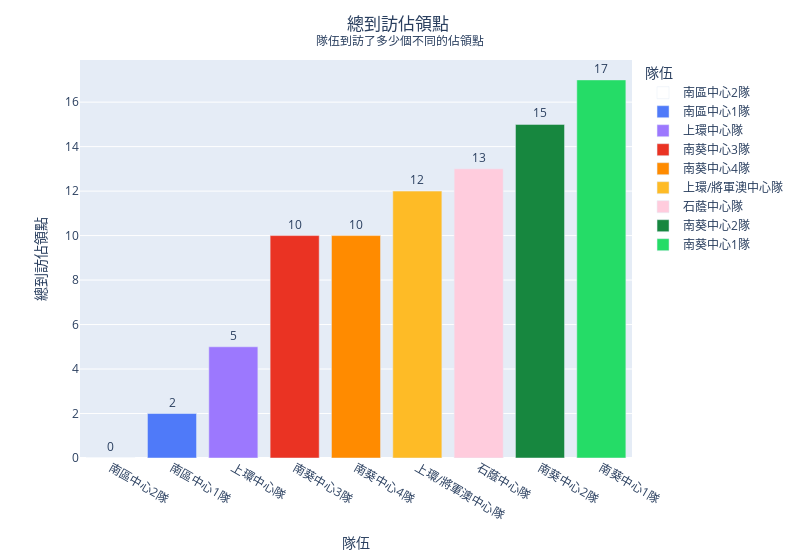

The notebook cell saved with this chart:
### Code cell
fig = px.bar(
    users_df.sort('total_captured_unique'), 
    x='name', 
    y='total_captured_unique', 
    hover_data=['name', 'score', 'total_captured', 'duration', 'final_level', 'total_captured', 'total_captured_unique'], 
    labels={
        'name': "隊伍",
        'score': "分數",
        'score_offset': "分數",
        'total_captured': "總佔領次數",
        'final_level': "最終等級",
        'duration': "佔領時長",
        'total_captured': "總佔領次數",
        'total_captured_unique': "總到訪佔領點"
    }, 
    color='name', 
    color_discrete_map=color_discrete_map, 
    text_auto='.0f',
    width=800,
)

fig.update_traces(textfont_size=12, textangle=0, textposition="outside", cliponaxis=False)
fig.update_layout(title_text='總到訪佔領點 <br><sup>隊伍到訪了多少個不同的佔領點</sup>', title_x=0.5)

fig.show()

### Figure 1 — Plotly figure (JSON) as saved in the notebook; plotly's stock layout.template omitted (floating-point values rounded to 4 significant figures)
{"data": [{"alignmentgroup": "True", "cliponaxis": false, "customdata": [[0, 0, 0, 1, 0]], "hovertemplate": "隊伍=%{x}<br>總到訪佔領點=%{y}<br>分數=%{customdata[0]}<br>總佔領次數=%{customdata[4]}<br>佔領時長=%{customdata[2]}<br>最終等級=%{customdata[3]}<extra></extra>", "legendgroup": "南區中心2隊", "marker": {"color": "#ffffff", "pattern": {"shape": ""}}, "name": "南區中心2隊", "offsetgroup": "南區中心2隊", "orientation": "v", "showlegend": true, "textangle": 0, "textfont": {"size": 12}, "textposition": "outside", "texttemplate": "%{y:.0f}", "type": "bar", "x": ["南區中心2隊"], "xaxis": "x", "y": [0], "yaxis": "y"}, {"alignmentgroup": "True", "cliponaxis": false, "customdata": [[8818.0, 2, 3527.0, 3, 2]], "hovertemplate": "隊伍=%{x}<br>總到訪佔領點=%{y}<br>分數=%{customdata[0]}<br>總佔領次數=%{customdata[4]}<br>佔領時長=%{customdata[2]}<br>最終等級=%{customdata[3]}<extra></extra>", "legendgroup": "南區中心1隊", "marker": {"color": "#4f7af9", "pattern": {"shape": ""}}, "name": "南區中心1隊", "offsetgroup": "南區中心1隊", "orientation": "v", "showlegend": true, "textangle": 0, "textfont": {"size": 12}, "textposition": "outside", "texttemplate": "%{y:.0f}", "type": "bar", "x": ["南區中心1隊"], "xaxis": "x", "y": [2], "yaxis": "y"}, {"alignmentgroup": "True", "cliponaxis": false, "customdata": [[6007.0, 7, 5870.0, 3, 7]], "hovertemplate": "隊伍=%{x}<br>總到訪佔領點=%{y}<br>分數=%{customdata[0]}<br>總佔領次數=%{customdata[4]}<br>佔領時長=%{customdata[2]}<br>最終等級=%{customdata[3]}<extra></extra>", "legendgroup": "上環中心隊", "marker": {"color": "#9c78fe", "pattern": {"shape": ""}}, "name": "上環中心隊", "offsetgroup": "上環中心隊", "orientation": "v", "showlegend": true, "textangle": 0, "textfont": {"size": 12}, "textposition": "outside", "texttemplate": "%{y:.0f}", "type": "bar", "x": ["上環中心隊"], "xaxis": "x", "y": [5], "yaxis": "y"}, {"alignmentgroup": "True", "cliponaxis": false, "customdata": [[55590.0, 19, 46680.0, 3, 19]], "hovertemplate": "隊伍=%{x}<br>總到訪佔領點=%{y}<br>分數=%{customdata[0]}<br>總佔領次數=%{customdata[4]}<br>佔領時長=%{customdata[2]}<br>最終等級=%{customdata[3]}<extra></extra>", "legendgroup": "南葵中心3隊", "marker": {"color": "#ea3323", "pattern": {"shape": ""}}, "name": "南葵中心3隊", "offsetgroup": "南葵中心3隊", "orientation": "v", "showlegend": true, "textangle": 0, "textfont": {"size": 12}, "textposition": "outside", "texttemplate": "%{y:.0f}", "type": "bar", "x": ["南葵中心3隊"], "xaxis": "x", "y": [10], "yaxis": "y"}, {"alignmentgroup": "True", "cliponaxis": false, "customdata": [[44890.0, 26, 77040.0, 3, 26]], "hovertemplate": "隊伍=%{x}<br>總到訪佔領點=%{y}<br>分數=%{customdata[0]}<br>總佔領次數=%{customdata[4]}<br>佔領時長=%{customdata[2]}<br>最終等級=%{customdata[3]}<extra></extra>", "legendgroup": "南葵中心4隊", "marker": {"color": "#ff8b00", "pattern": {"shape": ""}}, "name": "南葵中心4隊", "offsetgroup": "南葵中心4隊", "orientation": "v", "showlegend": true, "textangle": 0, "textfont": {"size": 12}, "textposition": "outside", "texttemplate": "%{y:.0f}", "type": "bar", "x": ["南葵中心4隊"], "xaxis": "x", "y": [10], "yaxis": "y"}, {"alignmentgroup": "True", "cliponaxis": false, "customdata": [[15470.0, 12, 44610.0, 3, 12]], "hovertemplate": "隊伍=%{x}<br>總到訪佔領點=%{y}<br>分數=%{customdata[0]}<br>總佔領次數=%{customdata[4]}<br>佔領時長=%{customdata[2]}<br>最終等級=%{customdata[3]}<extra></extra>", "legendgroup": "上環/將軍澳中心隊", "marker": {"color": "#febb26", "pattern": {"shape": ""}}, "name": "上環/將軍澳中心隊", "offsetgroup": "上環/將軍澳中心隊", "orientation": "v", "showlegend": true, "textangle": 0, "textfont": {"size": 12}, "textposition": "outside", "texttemplate": "%{y:.0f}", "type": "bar", "x": ["上環/將軍澳中心隊"], "xaxis": "x", "y": [12], "yaxis": "y"}, {"alignmentgroup": "True", "cliponaxis": false, "customdata": [[2117.0, 13, 27650.0, 3, 13]], "hovertemplate": "隊伍=%{x}<br>總到訪佔領點=%{y}<br>分數=%{customdata[0]}<br>總佔領次數=%{customdata[4]}<br>佔領時長=%{customdata[2]}<br>最終等級=%{customdata[3]}<extra></extra>", "legendgroup": "石蔭中心隊", "marker": {"color": "#ffccdd", "pattern": {"shape": ""}}, "name": "石蔭中心隊", "offsetgroup": "石蔭中心隊", "orientation": "v", "showlegend": true, "textangle": 0, "textfont": {"size": 12}, "textposition": "outside", "texttemplate": "%{y:.0f}", "type": "bar", "x": ["石蔭中心隊"], "xaxis": "x", "y": [13], "yaxis": "y"}, {"alignmentgroup": "True", "cliponaxis": false, "customdata": [[15450.0, 15, 46440.0, 2, 15]], "hovertemplate": "隊伍=%{x}<br>總到訪佔領點=%{y}<br>分數=%{customdata[0]}<br>總佔領次數=%{customdata[4]}<br>佔領時長=%{customdata[2]}<br>最終等級=%{customdata[3]}<extra></extra>", "legendgroup": "南葵中心2隊", "marker": {"color": "#17873f", "pattern": {"shape": ""}}, "name": "南葵中心2隊", "offsetgroup": "南葵中心2隊", "orientation": "v", "showlegend": true, "textangle": 0, "textfont": {"size": 12}, "textposition": "outside", "texttemplate": "%{y:.0f}", "type": "bar", "x": ["南葵中心2隊"], "xaxis": "x", "y": [15], "yaxis": "y"}, {"alignmentgroup": "True", "cliponaxis": false, "customdata": [[10110.0, 23, 47760.0, 2, 23]], "hovertemplate": "隊伍=%{x}<br>總到訪佔領點=%{y}<br>分數=%{customdata[0]}<br>總佔領次數=%{customdata[4]}<br>佔領時長=%{customdata[2]}<br>最終等級=%{customdata[3]}<extra></extra>", "legendgroup": "南葵中心1隊", "marker": {"color": "#25dc67", "pattern": {"shape": ""}}, "name": "南葵中心1隊", "offsetgroup": "南葵中心1隊", "orientation": "v", "showlegend": true, "textangle": 0, "textfont": {"size": 12}, "textposition": "outside", "texttemplate": "%{y:.0f}", "type": "bar", "x": ["南葵中心1隊"], "xaxis": "x", "y": [17], "yaxis": "y"}], "layout": {"barmode": "relative", "legend": {"title": {"text": "隊伍"}, "tracegroupgap": 0}, "margin": {"t": 60}, "title": {"text": "總到訪佔領點 <br><sup>隊伍到訪了多少個不同的佔領點</sup>", "x": 0.5}, "width": 800, "xaxis": {"anchor": "y", "categoryarray": ["南區中心2隊", "南區中心1隊", "上環中心隊", "南葵中心3隊", "南葵中心4隊", "上環/將軍澳中心隊", "石蔭中心隊", "南葵中心2隊", "南葵中心1隊"], "categoryorder": "array", "domain": [0, 1], "title": {"text": "隊伍"}}, "yaxis": {"anchor": "x", "domain": [0, 1], "title": {"text": "總到訪佔領點"}}}}
